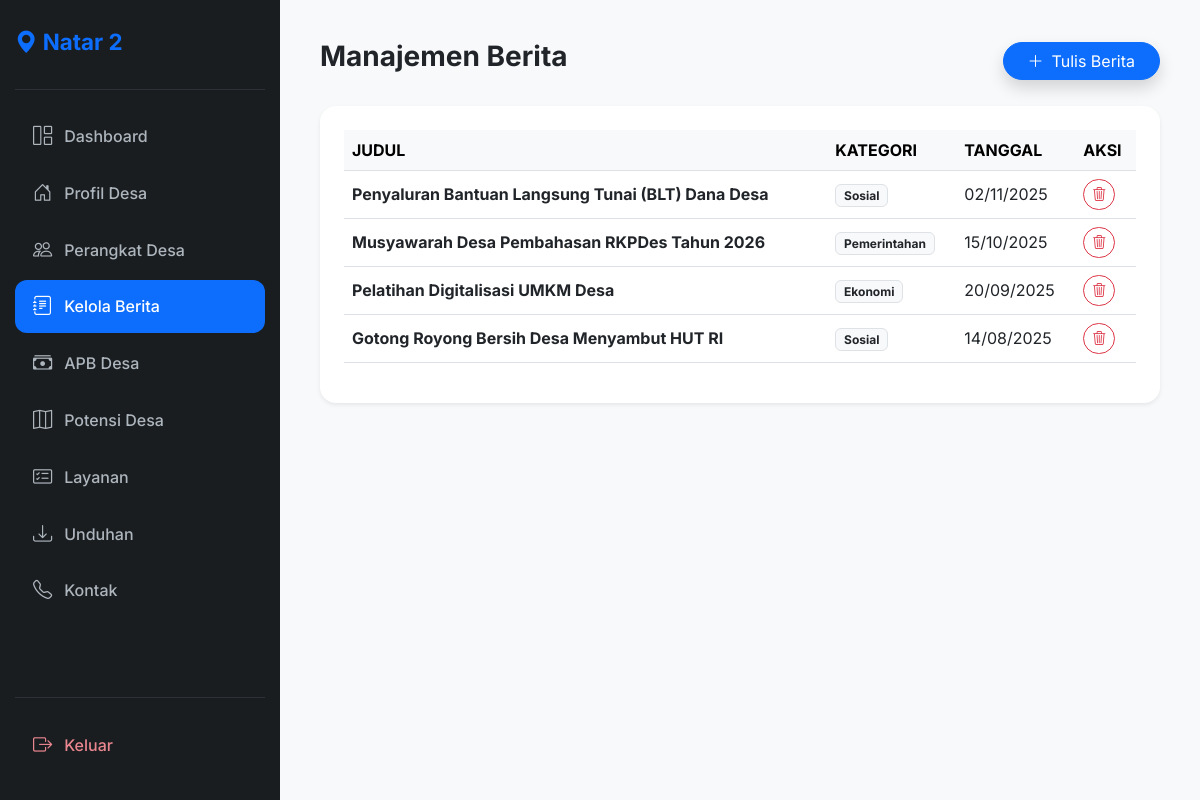
Screenshot of /manage-berita.php (signed in) with the database file from the repository.
### tables this page shows
CREATE TABLE berita (
    id INT AUTO_INCREMENT PRIMARY KEY,
    id_kategori INT,
    judul VARCHAR(255) NOT NULL,
    isi_berita TEXT NOT NULL,
    gambar VARCHAR(255),
    tgl_posting TIMESTAMP DEFAULT CURRENT_TIMESTAMP,
    CONSTRAINT fk_berita_kategori
        FOREIGN KEY (id_kategori)
        REFERENCES kategori_berita(id)
        ON DELETE SET NULL
);

CREATE TABLE kategori_berita (
    id INT AUTO_INCREMENT PRIMARY KEY,
    nama_kategori VARCHAR(50) NOT NULL
);

### manage-berita.php (the view, shortened to what this page needs)
<?php
require '../config/db.php';
$berita = mysqli_query($conn, "SELECT b.*, k.nama_kategori FROM berita b LEFT JOIN kategori_berita k ON b.id_kategori = k.id ORDER BY b.tgl_posting DESC");
?>
<!DOCTYPE html>
<html lang="id">
<head>
    <link href="https://cdn.jsdelivr.net/npm/bootstrap@5.3.0/dist/css/bootstrap.min.css" rel="stylesheet">
    <link rel="stylesheet" href="https://cdn.jsdelivr.net/npm/bootstrap-icons@1.11.0/font/bootstrap-icons.css">
</head>
<body>
<div class="d-flex">
    <nav class="sidebar" id="sidebar">
        <div class="sidebar-brand"><i class="bi bi-geo-alt-fill"></i> Natar 2</div>
        <ul class="sidebar-menu">
            <li><a href="index.php" class="nav-link"><i class="bi bi-grid-1x2"></i> Dashboard</a></li>
            <li><a href="manage-profil.php" class="nav-link"><i class="bi bi-house-door"></i> Profil Desa</a></li>
            <li><a href="manage-struktur.php" class="nav-link"><i class="bi bi-people"></i> Perangkat Desa</a></li>
            <li><a href="manage-berita.php" class="nav-link active"><i class="bi bi-journal-text"></i> Kelola Berita</a></li>
            <li><a href="manage-apbdesa.php" class="nav-link"><i class="bi bi-cash-stack"></i> APB Desa</a></li>
            <li><a href="manage-potensi.php" class="nav-link"><i class="bi bi-map"></i> Potensi Desa</a></li>
            <li><a href="manage-prosedur.php" class="nav-link"><i class="bi bi-card-checklist"></i> Layanan</a></li>
            <li><a href="manage-unduhan.php" class="nav-link"><i class="bi bi-download"></i> Unduhan</a></li>
            <li><a href="manage-kontak.php" class="nav-link"><i class="bi bi-telephone"></i> Kontak</a></li>
        </ul>
        <div class="logout-section"><a href="logout.php" class="nav-link logout-link"><i class="bi bi-box-arrow-right"></i> Keluar</a></div>
    </nav>
    <main class="main-content w-100">
        <div class="d-flex justify-content-between align-items-center mb-4">
            <h3 class="fw-bold">Manajemen Berita</h3>
            <button class="btn btn-primary rounded-pill px-4 shadow" data-bs-toggle="modal" data-bs-target="#modalBerita">
                <i class="bi bi-plus-lg me-2"></i>Tulis Berita
            </button>
        </div>
        <div class="card border-0 shadow-sm rounded-4 p-4">
            <div class="table-responsive">
                <table class="table table-hover align-middle">
                    <thead class="table-light">
                        <tr><th>JUDUL</th><th>KATEGORI</th><th>TANGGAL</th><th>AKSI</th></tr>
                    </thead>
                    <tbody>
                        <?php while($row = mysqli_fetch_assoc($berita)): ?>
                        <tr>
                            <td>
                                <div class="fw-bold"><?php echo htmlspecialchars($row['judul']); ?></div>
                            </td>
                            <td><span class="badge bg-light text-dark border"><?php echo $row['nama_kategori']; ?></span></td>
                            <td><?php echo date('d/m/Y', strtotime($row['tgl_posting'])); ?></td>
                            <td>
                                <a href="?hapus=<?php echo $row['id']; ?>" class="btn btn-sm btn-outline-danger rounded-pill" onclick="return confirm('Hapus berita ini?')"><i class="bi bi-trash3"></i></a>
                            </td>
                        </tr>
                        <?php endwhile; ?>
                    </tbody>
                </table>
            </div>
        </div>
    </main>
</div>
</body>
</html>

### manage-berita.php (style rules this page uses)
:root { --sidebar-bg: #1a1d20; --active-blue: #0d6efd; }
body { font-family: 'Inter', sans-serif; background-color: #f8f9fa; }
.sidebar { width: 280px; background: var(--sidebar-bg); height: 100vh; position: fixed; display: flex; flex-direction: column; padding: 25px 15px; transition: all 0.3s; z-index: 1000; }
.sidebar-brand { color: var(--active-blue); font-weight: 700; font-size: 1.4rem; padding-bottom: 30px; border-bottom: 1px solid #2d3238; margin-bottom: 20px; }
.sidebar-menu { flex-grow: 1; list-style: none; padding: 0; margin: 0; overflow-y: auto; }
.nav-link { color: #adb5bd; padding: 12px 18px; border-radius: 12px; display: flex; align-items: center; transition: 0.3s; font-weight: 500; margin-bottom: 4px; }
.nav-link:hover, .nav-link.active { background: rgba(13, 110, 253, 0.15); color: var(--active-blue); }
.nav-link.active { background: var(--active-blue); color: #fff; }
.nav-link i { font-size: 1.2rem; margin-right: 12px; }
.logout-section { margin-top: auto; padding-top: 20px; border-top: 1px solid #2d3238; }
.logout-link { color: #ea868f !important; }
.main-content { margin-left: 280px; padding: 40px; }

### rows the page displays
berita: judul "Penyaluran Bantuan Langsung Tunai (BLT) Dana Desa", id_kategori.nama_kategori "Sosial", tgl_posting "02/11/2025"
berita: judul "Musyawarah Desa Pembahasan RKPDes Tahun 2026", id_kategori.nama_kategori "Pemerintahan", tgl_posting "15/10/2025"
berita: judul "Pelatihan Digitalisasi UMKM Desa", id_kategori.nama_kategori "Ekonomi", tgl_posting "20/09/2025"
berita: judul "Gotong Royong Bersih Desa Menyambut HUT RI", id_kategori.nama_kategori "Sosial", tgl_posting "14/08/2025"
